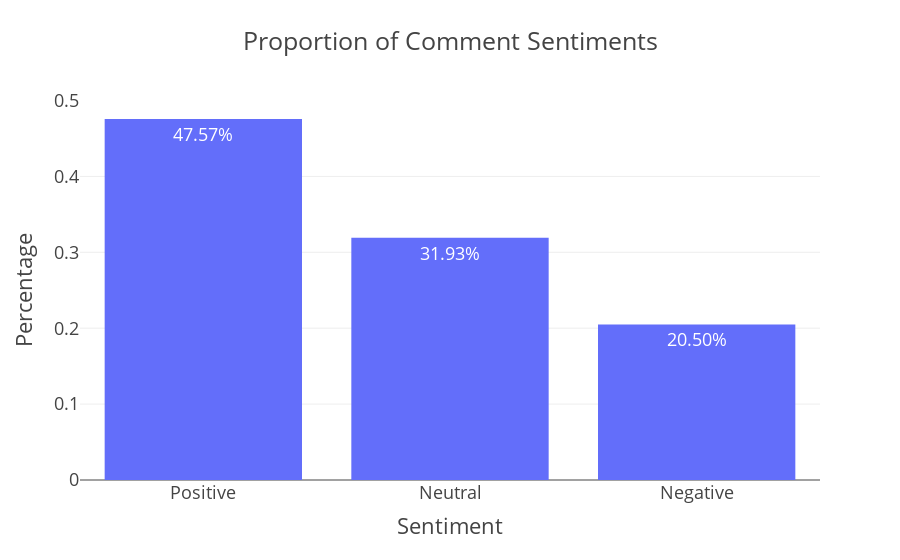

The notebook cell this image was saved under:
### Code cell
sentiment_counts = merged_df['sentiment'].value_counts(normalize=True).reset_index()
sentiment_counts.columns = ['Sentiment', 'Proportion']

fig = px.bar(sentiment_counts, x='Sentiment', y='Proportion',
             title='Proportion of Comment Sentiments',
             text=sentiment_counts['Proportion'].apply(lambda x: f'{x:.2%}'))

fig.update_layout(template='presentation', yaxis_title='Percentage')
fig.show()

### Figure 1 — Plotly figure (JSON) as saved in the notebook; plotly's stock layout.template omitted (floating-point values rounded to 4 significant figures)
{"data": [{"hovertemplate": "Sentiment=%{x}<br>Proportion=%{y}<br>text=%{text}<extra></extra>", "legendgroup": "", "marker": {"color": "#636efa", "pattern": {"shape": ""}}, "name": "", "orientation": "v", "showlegend": false, "text": ["47.57%", "31.93%", "20.50%"], "textposition": "auto", "type": "bar", "x": ["Positive", "Neutral", "Negative"], "xaxis": "x", "y": [0.4757, 0.3193, 0.205], "yaxis": "y"}], "layout": {"autosize": true, "barmode": "relative", "legend": {"tracegroupgap": 0}, "title": {"text": "Proportion of Comment Sentiments"}, "xaxis": {"anchor": "y", "autorange": true, "domain": [0, 1], "range": [-0.5, 2.5], "title": {"text": "Sentiment"}, "type": "category"}, "yaxis": {"anchor": "x", "autorange": true, "domain": [0, 1], "range": [0, 0.5007], "title": {"text": "Percentage"}, "type": "linear"}}}
